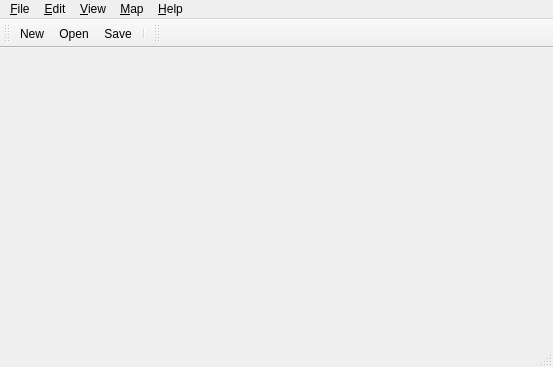
<?xml version="1.0" encoding="UTF-8"?>
<ui version="4.0">
 <class>MainWindow</class>
 <widget class="QMainWindow" name="MainWindow">
  <property name="geometry">
   <rect>
    <x>0</x>
    <y>0</y>
    <width>553</width>
    <height>367</height>
   </rect>
  </property>
  <property name="acceptDrops">
   <bool>true</bool>
  </property>
  <property name="windowTitle">
   <string>Tiled</string>
  </property>
  <property name="unifiedTitleAndToolBarOnMac">
   <bool>true</bool>
  </property>
  <widget class="QWidget" name="centralWidget">
   <layout class="QVBoxLayout" name="verticalLayout">
    <property name="leftMargin">
     <number>0</number>
    </property>
    <property name="topMargin">
     <number>0</number>
    </property>
    <property name="rightMargin">
     <number>0</number>
    </property>
    <property name="bottomMargin">
     <number>0</number>
    </property>
   </layout>
  </widget>
  <widget class="QMenuBar" name="menuBar">
   <property name="geometry">
    <rect>
     <x>0</x>
     <y>0</y>
     <width>553</width>
     <height>20</height>
    </rect>
   </property>
   <widget class="QMenu" name="menuFile">
    <property name="title">
     <string>&amp;File</string>
    </property>
    <widget class="QMenu" name="menuRecentFiles">
     <property name="title">
      <string>&amp;Recent Files</string>
     </property>
     <property name="icon">
      <iconset resource="tiled.qrc">
       <normaloff>:/images/16x16/document-open-recent.png</normaloff>:/images/16x16/document-open-recent.png</iconset>
     </property>
     <addaction name="actionClearRecentFiles"/>
    </widget>
    <addaction name="actionNew"/>
    <addaction name="actionOpen"/>
    <addaction name="menuRecentFiles"/>
    <addaction name="separator"/>
    <addaction name="actionSave"/>
    <addaction name="actionSaveAs"/>
    <addaction name="actionSaveAsImage"/>
    <addaction name="actionExport"/>
    <addaction name="separator"/>
    <addaction name="actionClose"/>
    <addaction name="actionCloseAll"/>
    <addaction name="actionQuit"/>
   </widget>
   <widget class="QMenu" name="menuEdit">
    <property name="title">
     <string>&amp;Edit</string>
    </property>
    <addaction name="actionCut"/>
    <addaction name="actionCopy"/>
    <addaction name="actionPaste"/>
    <addaction name="actionDelete"/>
    <addaction name="separator"/>
    <addaction name="actionPreferences"/>
   </widget>
   <widget class="QMenu" name="menuHelp">
    <property name="title">
     <string>&amp;Help</string>
    </property>
    <addaction name="actionAbout"/>
    <addaction name="actionAboutQt"/>
   </widget>
   <widget class="QMenu" name="menuMap">
    <property name="title">
     <string>&amp;Map</string>
    </property>
    <addaction name="actionNewTileset"/>
    <addaction name="actionAddExternalTileset"/>
    <addaction name="separator"/>
    <addaction name="actionOffsetMap"/>
    <addaction name="separator"/>
    <addaction name="actionMapProperties"/>
    <addaction name="actionAutoMap"/>
   </widget>
   <widget class="QMenu" name="menuView">
    <property name="title">
     <string>&amp;View</string>
    </property>
    <addaction name="actionShowGrid"/>
    <addaction name="actionShowTileObjectOutlines"/>
    <addaction name="actionShowTileAnimations"/>
    <addaction name="actionHighlightCurrentLayer"/>
    <addaction name="separator"/>
    <addaction name="actionSnapToGrid"/>
    <addaction name="actionSnapToFineGrid"/>
    <addaction name="separator"/>
    <addaction name="actionZoomIn"/>
    <addaction name="actionZoomOut"/>
    <addaction name="actionZoomNormal"/>
   </widget>
   <addaction name="menuFile"/>
   <addaction name="menuEdit"/>
   <addaction name="menuView"/>
   <addaction name="menuMap"/>
   <addaction name="menuHelp"/>
  </widget>
  <widget class="QToolBar" name="mainToolBar">
   <property name="windowTitle">
    <string>Main Toolbar</string>
   </property>
   <attribute name="toolBarArea">
    <enum>TopToolBarArea</enum>
   </attribute>
   <attribute name="toolBarBreak">
    <bool>false</bool>
   </attribute>
   <addaction name="actionNew"/>
   <addaction name="actionOpen"/>
   <addaction name="actionSave"/>
   <addaction name="separator"/>
  </widget>
  <widget class="QStatusBar" name="statusBar"/>
  <widget class="QToolBar" name="toolsToolBar">
   <property name="windowTitle">
    <string>Tools</string>
   </property>
   <attribute name="toolBarArea">
    <enum>TopToolBarArea</enum>
   </attribute>
   <attribute name="toolBarBreak">
    <bool>false</bool>
   </attribute>
  </widget>
  <action name="actionOpen">
   <property name="icon">
    <iconset resource="tiled.qrc">
     <normaloff>:/images/16x16/document-open.png</normaloff>:/images/16x16/document-open.png</iconset>
   </property>
   <property name="text">
    <string>&amp;Open...</string>
   </property>
  </action>
  <action name="actionSave">
   <property name="icon">
    <iconset resource="tiled.qrc">
     <normaloff>:/images/16x16/document-save.png</normaloff>:/images/16x16/document-save.png</iconset>
   </property>
   <property name="text">
    <string>&amp;Save</string>
   </property>
  </action>
  <action name="actionQuit">
   <property name="icon">
    <iconset resource="tiled.qrc">
     <normaloff>:/images/16x16/application-exit.png</normaloff>:/images/16x16/application-exit.png</iconset>
   </property>
   <property name="text">
    <string>&amp;Quit</string>
   </property>
   <property name="menuRole">
    <enum>QAction::QuitRole</enum>
   </property>
  </action>
  <action name="actionCopy">
   <property name="enabled">
    <bool>false</bool>
   </property>
   <property name="icon">
    <iconset resource="tiled.qrc">
     <normaloff>:/images/16x16/edit-copy.png</normaloff>:/images/16x16/edit-copy.png</iconset>
   </property>
   <property name="text">
    <string>&amp;Copy</string>
   </property>
  </action>
  <action name="actionPaste">
   <property name="enabled">
    <bool>false</bool>
   </property>
   <property name="icon">
    <iconset resource="tiled.qrc">
     <normaloff>:/images/16x16/edit-paste.png</normaloff>:/images/16x16/edit-paste.png</iconset>
   </property>
   <property name="text">
    <string>&amp;Paste</string>
   </property>
  </action>
  <action name="actionAbout">
   <property name="icon">
    <iconset resource="tiled.qrc">
     <normaloff>:/images/16x16/help-about.png</normaloff>:/images/16x16/help-about.png</iconset>
   </property>
   <property name="text">
    <string>&amp;About Tiled</string>
   </property>
   <property name="menuRole">
    <enum>QAction::AboutRole</enum>
   </property>
  </action>
  <action name="actionAboutQt">
   <property name="text">
    <string>About Qt</string>
   </property>
   <property name="menuRole">
    <enum>QAction::AboutQtRole</enum>
   </property>
  </action>
  <action name="actionMapProperties">
   <property name="icon">
    <iconset resource="tiled.qrc">
     <normaloff>:/images/16x16/document-properties.png</normaloff>:/images/16x16/document-properties.png</iconset>
   </property>
   <property name="text">
    <string>Map &amp;Properties</string>
   </property>
  </action>
  <action name="actionAutoMap">
   <property name="text">
    <string>AutoMap</string>
   </property>
   <property name="shortcut">
    <string>A</string>
   </property>
  </action>
  <action name="actionShowGrid">
   <property name="checkable">
    <bool>true</bool>
   </property>
   <property name="text">
    <string>Show &amp;Grid</string>
   </property>
   <property name="shortcut">
    <string>Ctrl+G</string>
   </property>
  </action>
  <action name="actionSaveAs">
   <property name="icon">
    <iconset resource="tiled.qrc">
     <normaloff>:/images/16x16/document-save-as.png</normaloff>:/images/16x16/document-save-as.png</iconset>
   </property>
   <property name="text">
    <string>Save &amp;As...</string>
   </property>
  </action>
  <action name="actionNew">
   <property name="icon">
    <iconset resource="tiled.qrc">
     <normaloff>:/images/16x16/document-new.png</normaloff>:/images/16x16/document-new.png</iconset>
   </property>
   <property name="text">
    <string>&amp;New...</string>
   </property>
  </action>
  <action name="actionNewTileset">
   <property name="icon">
    <iconset resource="tiled.qrc">
     <normaloff>:/images/16x16/document-new.png</normaloff>:/images/16x16/document-new.png</iconset>
   </property>
   <property name="text">
    <string>New &amp;Tileset...</string>
   </property>
  </action>
  <action name="actionClose">
   <property name="icon">
    <iconset resource="tiled.qrc">
     <normaloff>:/images/16x16/window-close.png</normaloff>:/images/16x16/window-close.png</iconset>
   </property>
   <property name="text">
    <string>&amp;Close</string>
   </property>
  </action>
  <action name="actionZoomIn">
   <property name="icon">
    <iconset resource="tiled.qrc">
     <normaloff>:/images/16x16/zoom-in.png</normaloff>:/images/16x16/zoom-in.png</iconset>
   </property>
   <property name="text">
    <string>Zoom In</string>
   </property>
  </action>
  <action name="actionZoomOut">
   <property name="icon">
    <iconset resource="tiled.qrc">
     <normaloff>:/images/16x16/zoom-out.png</normaloff>:/images/16x16/zoom-out.png</iconset>
   </property>
   <property name="text">
    <string>Zoom Out</string>
   </property>
  </action>
  <action name="actionZoomNormal">
   <property name="enabled">
    <bool>false</bool>
   </property>
   <property name="icon">
    <iconset resource="tiled.qrc">
     <normaloff>:/images/16x16/zoom-original.png</normaloff>:/images/16x16/zoom-original.png</iconset>
   </property>
   <property name="text">
    <string>Normal Size</string>
   </property>
   <property name="shortcut">
    <string>Ctrl+0</string>
   </property>
  </action>
  <action name="actionSaveAsImage">
   <property name="text">
    <string>Save As &amp;Image...</string>
   </property>
  </action>
  <action name="actionCut">
   <property name="enabled">
    <bool>false</bool>
   </property>
   <property name="icon">
    <iconset resource="tiled.qrc">
     <normaloff>:/images/16x16/edit-cut.png</normaloff>:/images/16x16/edit-cut.png</iconset>
   </property>
   <property name="text">
    <string>Cu&amp;t</string>
   </property>
  </action>
  <action name="actionOffsetMap">
   <property name="text">
    <string>&amp;Offset Map...</string>
   </property>
   <property name="toolTip">
    <string>Offsets everything in a layer</string>
   </property>
  </action>
  <action name="actionPreferences">
   <property name="text">
    <string>Pre&amp;ferences...</string>
   </property>
   <property name="menuRole">
    <enum>QAction::PreferencesRole</enum>
   </property>
  </action>
  <action name="actionClearRecentFiles">
   <property name="icon">
    <iconset resource="tiled.qrc">
     <normaloff>:/images/16x16/edit-clear.png</normaloff>:/images/16x16/edit-clear.png</iconset>
   </property>
   <property name="text">
    <string>Clear Recent Files</string>
   </property>
  </action>
  <action name="actionExport">
   <property name="text">
    <string>&amp;Export As...</string>
   </property>
   <property name="shortcut">
    <string>Ctrl+E</string>
   </property>
  </action>
  <action name="actionAddExternalTileset">
   <property name="text">
    <string>&amp;Add External Tileset...</string>
   </property>
  </action>
  <action name="actionSnapToGrid">
   <property name="checkable">
    <bool>true</bool>
   </property>
   <property name="text">
    <string>&amp;Snap to Grid</string>
   </property>
  </action>
  <action name="actionCloseAll">
   <property name="text">
    <string>C&amp;lose All</string>
   </property>
   <property name="shortcut">
    <string>Ctrl+Shift+W</string>
   </property>
  </action>
  <action name="actionDelete">
   <property name="enabled">
    <bool>false</bool>
   </property>
   <property name="icon">
    <iconset resource="tiled.qrc">
     <normaloff>:/images/16x16/edit-delete.png</normaloff>:/images/16x16/edit-delete.png</iconset>
   </property>
   <property name="text">
    <string>&amp;Delete</string>
   </property>
   <property name="iconText">
    <string>Delete</string>
   </property>
  </action>
  <action name="actionHighlightCurrentLayer">
   <property name="checkable">
    <bool>true</bool>
   </property>
   <property name="text">
    <string>&amp;Highlight Current Layer</string>
   </property>
   <property name="shortcut">
    <string>H</string>
   </property>
  </action>
  <action name="actionShowTileObjectOutlines">
   <property name="checkable">
    <bool>true</bool>
   </property>
   <property name="text">
    <string>Show Tile Object &amp;Outlines</string>
   </property>
  </action>
  <action name="actionSnapToFineGrid">
   <property name="checkable">
    <bool>true</bool>
   </property>
   <property name="text">
    <string>Snap to &amp;Fine Grid</string>
   </property>
  </action>
  <action name="actionShowTileAnimations">
   <property name="checkable">
    <bool>true</bool>
   </property>
   <property name="text">
    <string>Show Tile Animations</string>
   </property>
  </action>
 </widget>
 <layoutdefault spacing="6" margin="11"/>
 <resources>
  <include location="tiled.qrc"/>
 </resources>
 <connections/>
</ui>
